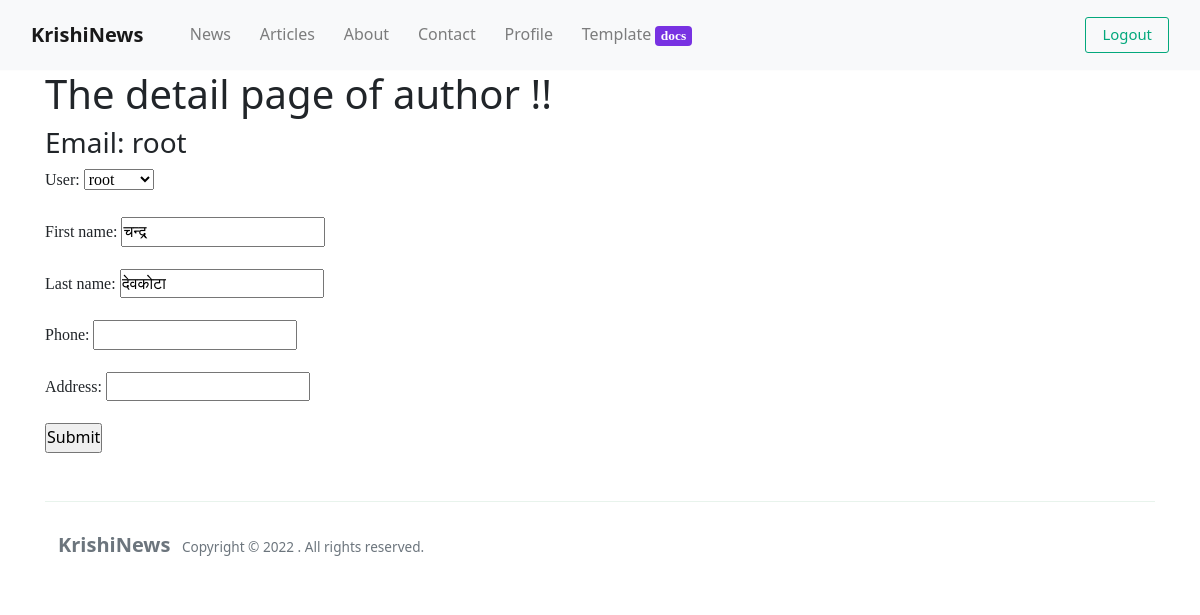
Screenshot of /profiles/detail/ (signed in) with the database file from the repository.
### profiles/models.py (models this page shows, shortened)
class UserProfile(models.Model):
	phoneNumberRegex = RegexValidator(regex = r"^\+?1?\d{8,15}$")
	user= models.OneToOneField(User, on_delete= models.CASCADE, blank=True, null=True)
	first_name = models.CharField(max_length= 100, blank=True, null=True)
	last_name = models. CharField(max_length= 100, blank=True, null=True)
	phone = models.CharField(max_length=15, validators=[phoneNumberRegex], unique=True, null=True, blank=True)
	address = models.CharField(max_length=350, blank=True, null=True)
	created_date = models.DateTimeField(auto_now_add=True)
	updated_date = models.DateTimeField(auto_now=True)

### profiles/views.py (the view)
# urls.py: path('detail/', profile_detail, name='profile-detail'),
def profile_detail(request):
	in_profile = get_object_or_404(UserProfile, user=request.user)
	form = UserProfileForm(instance=in_profile)
	context={
	'user':in_profile,
	'form': form,
	}
	return render(request, 'profiles/profile_detail.html', context)

### profiles/forms.py
class UserProfileForm(ModelForm):
	class Meta:
		model = UserProfile
		fields =['user','first_name', 'last_name',  'phone', 'address']

### templates/profiles/profile_detail.html
{% extends 'base.html' %}
{% load static %}
{% block content %}
<div class="container">
	<h1>The detail page of author !!</h1>
	{% if user.user %}
	<h3>Email: {{user.user}}</h3>
	{% else %}
	<h1>No email address!</h1>
	{% endif %}
	<form>
		{{form.as_p}}
		<input type="submit" name="Save">
	</form>
</div>
{% endblock %}

### static/css/base.css (style rules this page uses)
* { margin: 0; padding: 0; box-sizing: border-box; }
h1, h2, h3, h4, p, span, strike { font-family: 'Roboto Slab', serif; }

### rows the page displays
UserProfile: user "root", first_name "चन्द्र", last_name "देवकोटा"
